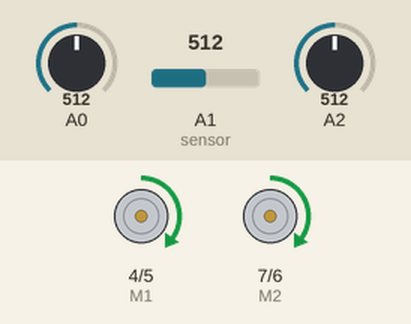
Bench run of a sketch on a simulated Arduino Uno, built with avr-gcc and run on an emulated ATmega328P. Shown: direction and speed pins drawn as motors (green arrow = direction pin HIGH = forward, orange = LOW = backward, longer = more drive). Inputs (shaded band) come from the test bench; at power-on: A0 = 512, A2 = 512, A1 (sensor) = 512.

Above: at 1.2 s.
1.3 s: A0 set to 105
2.8 s: A0 set to 93
At 4.0 s:
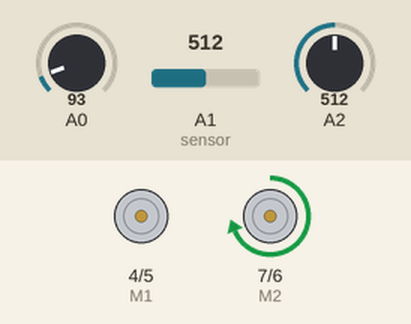
4.3 s: A2 set to 107
5.8 s: A2 set to 91
At 6.4 s:
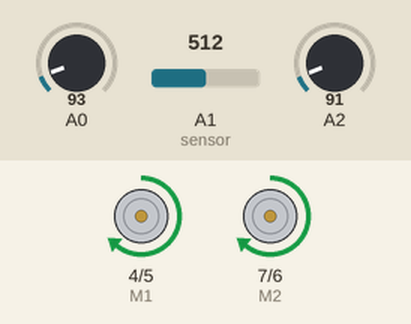
7.3 s: A0 set to 110
At 7.6 s:
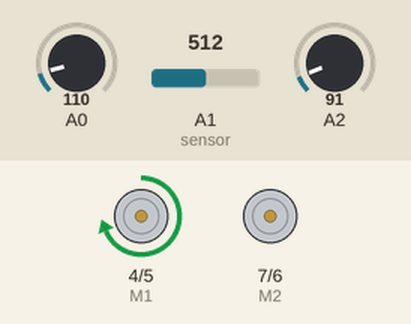
8.8 s: A0 set to 90
At 9.9 s:
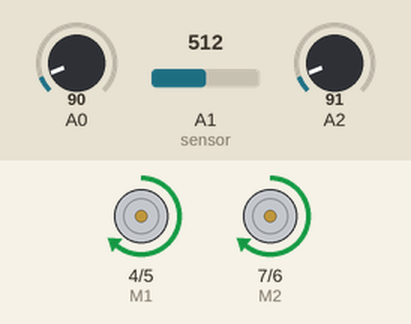
Timing chart, 0 to 11.3 s (numbered marks = the images above; inputs shaded):
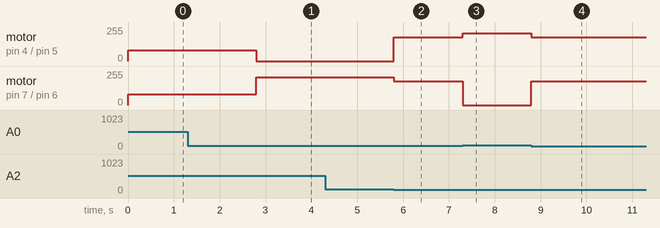

The sketch:

optical3_final.ino
```cpp
#define E1 5
#define M1 4
#define E2 6
#define M2 7
#define sV 180 // velocity of going staright
#define tV 210  //velocity of turning
#define bV 80 // velocity of going forward when all on black

void setup() {
  // pins setup
  pinMode(M1, OUTPUT);
  pinMode(M2, OUTPUT);
}


void go(int v1, int v2) {
  analogWrite(E1, v1); // PWM control the right wheel
  analogWrite(E2, v2); // PWM control the left wheel
}

void loop() {
  digitalWrite(M1, HIGH);
  digitalWrite(M2, HIGH);
  int R = analogRead(A2) ;//right sensor
  int L = analogRead(A0) ;// left sensor
  int Mid = analogRead(A1) ; // middle sensor
  // middle one on black
  if (Mid > 100) {
    // left and right ones on white
    if (L < 100 && R < 100)
      go(sV, sV);
    //A2
    // all on black
    else if (L > 100 && R > 100)
      go(bV, bV);
    // left on black turn until it is on white
    else if (L > R) {
      if (L > 100)
        go(tV, 0);
      else
        go(sV, sV);
    }
    // right on black turn until it is on white
    else if ( R > L) {
      if (R > 100)
        go(0, tV);
      else
        go(sV, sV);
    }
  }

  // middle one on white
  else {
    // all on white
    if (L < 100 && R < 100)
      go(bV, bV);
    //A2 left
    //left and right ones on black
    else if (L > 100 && R > 100)
      go(bV, bV);
    // left on black turn until it is on white
    else if (L > R) {
      if ( L > 100)
        go(tV, 0 );
      else
        go(sV, sV);
    }
    // right on black turn until it is on white
    else if (L < R) {
      if (R > 100)
        go(0, tV);
      else
        go(sV, sV);
    }
  }
}
```

Measured:
- the behaviour switches between 101 and 100 on A0 (found by bisection; images 0 and 1)
- the behaviour switches between 101 and 100 on A2 (found by bisection; images 1 and 2)
- after the input at 1.3 s, every drawn part: stays the same
- after the input at 2.8 s, motor on pin 4 (M1) / pin 5 (E1): forward 80/255 → stopped at once; motor on pin 7 (M2) / pin 6 (E2): forward 80/255 → forward 210/255 at once
- after the input at 4.3 s, every drawn part: stays the same
- after the input at 5.8 s, motor on pin 4 (M1) / pin 5 (E1): stopped → forward 180/255 at once; motor on pin 7 (M2) / pin 6 (E2): forward 210/255 → forward 180/255 at once
- after the input at 7.3 s, motor on pin 4 (M1) / pin 5 (E1): forward 180/255 → forward 210/255 at once; motor on pin 7 (M2) / pin 6 (E2): forward 180/255 → stopped at once
- after the input at 8.8 s, motor on pin 4 (M1) / pin 5 (E1): forward 210/255 → forward 180/255 at once; motor on pin 7 (M2) / pin 6 (E2): stopped → forward 180/255 at once
